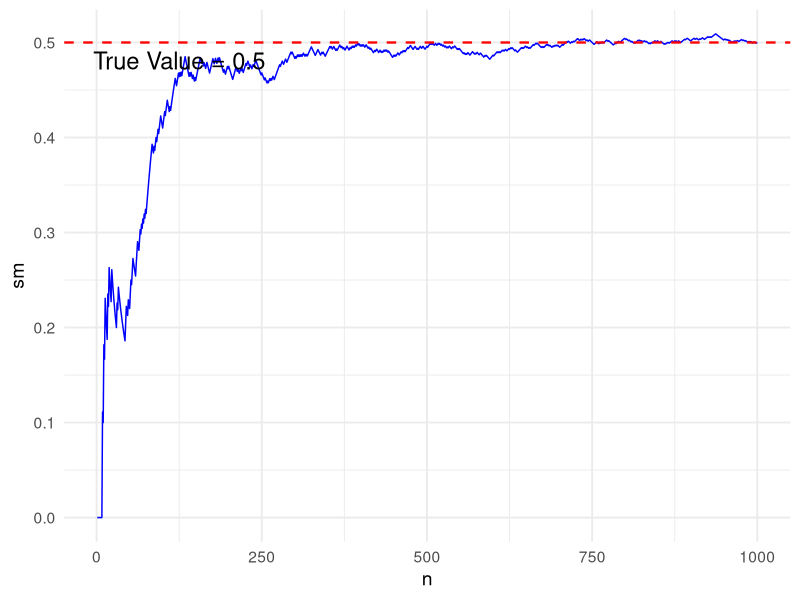

This figure's R source:
library(tidyverse)
theme_set(theme_minimal(14))
set.seed(501)

# Coin Flip Sim -----------------------------------------------------------

# hdtl <- tibble(ht=c(1,0))

nsamp <- 2e3

coin <- tibble(f = sample(
  size = nsamp,
  x = c(1, 0),
  replace = TRUE
)) %>%
  mutate(out  = ifelse(f == 1, "H", "T"),
         sm = cummean(f),
         n = 1:n())

coin %>%
  group_by(out) %>%
  summarise(n() / nsamp)

coin %>%
  ggplot(aes(n, sm))+
  geom_line(col='blue')+
  xlim(1,1000)+
  geom_hline(yintercept = 0.5,
             col='red',
             lty = 2,
             lwd=0.8)+
  annotate("text",
           x= 125,
           y = 0.5,
           vjust = 1.5,
           label="True Value = 0.5",
           size = 6)

